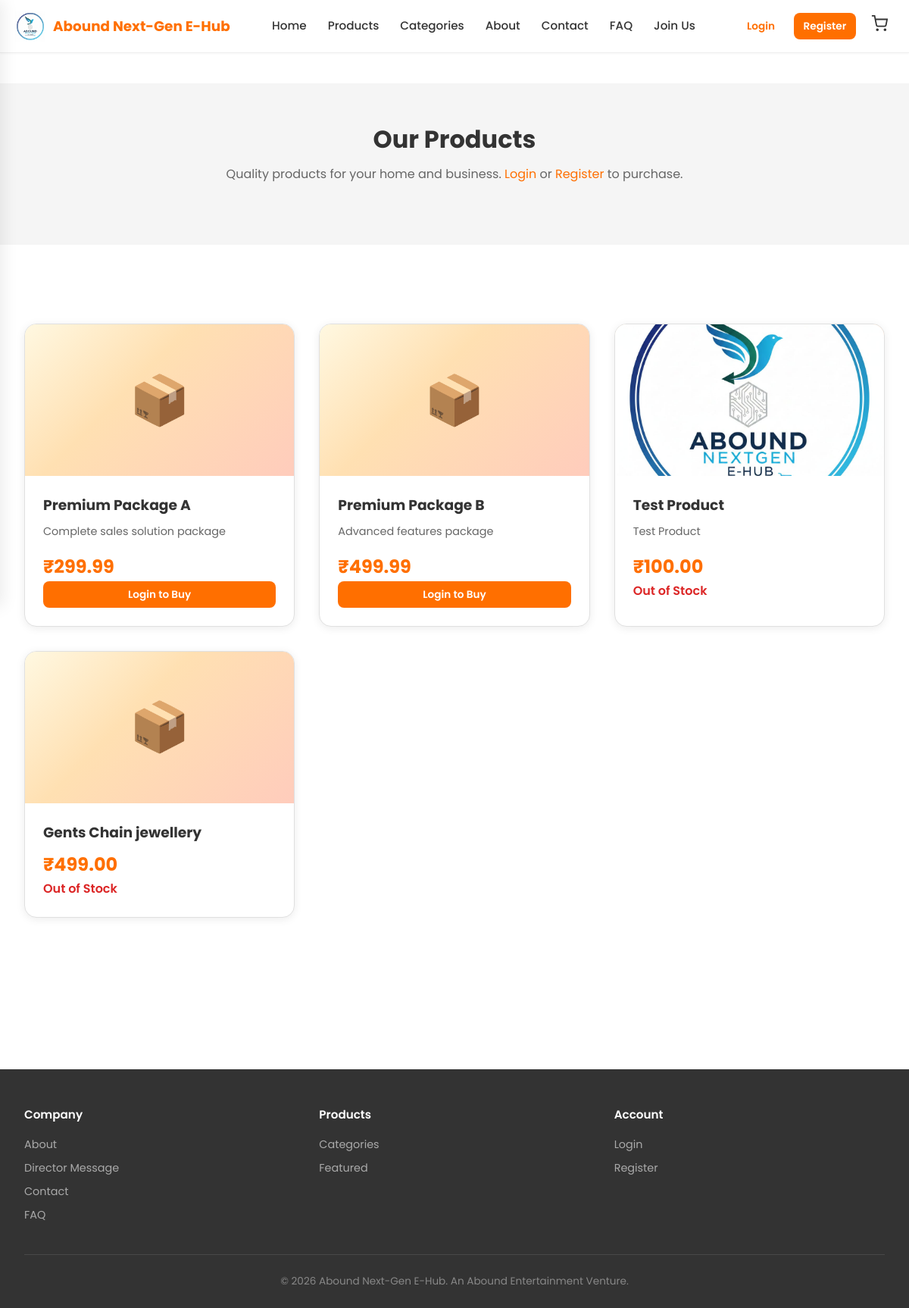
/catalog, run on the app's committed database.
### app.py (models this page shows)
class Product(db.Model):
    id = db.Column(db.Integer, primary_key=True)
    name = db.Column(db.String(100), nullable=False)
    description = db.Column(db.Text)
    price = db.Column(db.Float, nullable=False)
    image_url = db.Column(db.String(255))
    category_id = db.Column(db.Integer, db.ForeignKey('category.id'), nullable=True)
    stock_quantity = db.Column(db.Integer, default=0)  # 0 = unlimited or use null
    sku = db.Column(db.String(50), nullable=True)
    weight = db.Column(db.Float, nullable=True)
    dimensions = db.Column(db.String(100), nullable=True)
    created_at = db.Column(db.DateTime, default=datetime.utcnow)
    @property
    def is_out_of_stock(self):
        return self.stock_quantity is not None and self.stock_quantity <= 0

### app.py (the view)
@app.route('/catalog')
def catalog():
    if 'user_id' in session:
        return redirect(url_for('products'))
    products = Product.query.all()
    return render_template('catalog.html', products=products)

### app.py (called while the page is built)
def get_logo_url():
    img_dir = app.config['UPLOAD_FOLDER']
    if not os.path.isdir(img_dir):
        return None
    for ext in ['png', 'jpg', 'jpeg', 'webp', 'svg', 'gif']:
        path = os.path.join(img_dir, f'logo.{ext}')
        if os.path.isfile(path):
            return url_for('static', filename=f'images/logo.{ext}')
    return None

def get_director_profile_url():
    img_dir = app.config['UPLOAD_FOLDER']
    if not os.path.isdir(img_dir):
        return None
    for ext in ['png', 'jpg', 'jpeg', 'webp']:
        path = os.path.join(img_dir, f'director-profile.{ext}')
        if os.path.isfile(path):
            return url_for('static', filename=f'images/director-profile.{ext}')
    return None

def get_director_signature_url():
    img_dir = app.config['UPLOAD_FOLDER']
    if not os.path.isdir(img_dir):
        return None
    for ext in ['png', 'jpg', 'jpeg', 'webp']:
        path = os.path.join(img_dir, f'director-signature.{ext}')
        if os.path.isfile(path):
            return url_for('static', filename=f'images/director-signature.{ext}')
    return None

@app.context_processor
def inject_globals():
    d = {
        'logo_url': get_logo_url(),
        'director_profile_url': get_director_profile_url(),
        'director_signature_url': get_director_signature_url(),
        'app_url': app.config['APP_URL']
    }
    if 'user_id' in session:
        u = User.query.get(session['user_id'])
        d['is_admin'] = u.is_admin_role if u else False
        d['is_super_admin'] = u.is_super_admin if u else False
        d['current_user'] = u
    else:
        d['is_admin'] = False
        d['is_super_admin'] = False
        d['current_user'] = None
    return d

@app.before_request
def check_user_active():
    if 'user_id' not in session or request.endpoint in (None, 'logout', 'login'):
        return
    user = User.query.get(session.get('user_id'))
    if user and user.is_sales_user and not user.is_user_active:
        session.clear()
        flash('Your account is inactive. Please contact administrator.', 'error')
        return redirect(url_for('login'))

### templates/catalog.html (shortened to what this page needs)
{% extends "base_public.html" %}
{% block content %}
<section class="section catalog-hero">
    <div class="container">
        <h1 class="page-title">Our Products</h1>
        <p class="page-subtitle">Quality products for your home and business. <a href="{{ url_for('login') }}">Login</a> or <a href="{{ url_for('register') }}">Register</a> to purchase.</p>
    </div>
</section>
<section class="section">
    <div class="container">
        <div class="products-grid public-products">
            {% for product in products %}
            <a href="{{ url_for('login') }}" class="product-card-link">
                <div class="product-card">
                    <div class="product-image">
                        {% if product.image_url %}
                            <img src="{{ product.image_url }}" alt="{{ product.name }}">
                        {% else %}
                            <div class="product-placeholder">📦</div>
                        {% endif %}
                    </div>
                    <div class="product-info">
                        <h3>{{ product.name }}</h3>
                        {% if product.description %}<p class="product-description">{{ product.description[:80] }}{% if product.description|length > 80 %}...{% endif %}</p>{% endif %}
                        <p class="product-price">₹{{ "%.2f"|format(product.price) }}</p>
                        {% if product.is_out_of_stock %}<p class="out-of-stock">Out of Stock</p>{% else %}<span class="btn btn-primary btn-sm">Login to Buy</span>{% endif %}
                    </div>
                </div>
            </a>
            {% endfor %}
        </div>
    </div>
</section>
{% endblock %}

### data on the page
Product: name "Premium Package A", description "Complete sales solution package", price "299.99", shows "Login to Buy"
Product: name "Premium Package B", description "Advanced features package", price "499.99", shows "Login to Buy"
Product: image_url (picture), name "Test Product", description "Test Product", price "100.00", stock_quantity "Out of Stock"
Product: name "Gents Chain jewellery", price "499.00", stock_quantity "Out of Stock"
